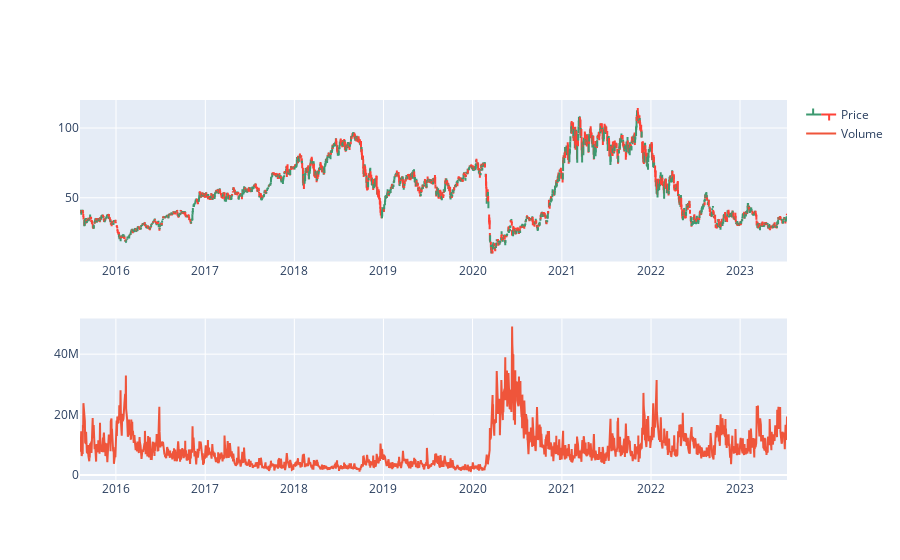

The notebook cell saved with this chart:
### Markdown cell above
### OHLC Chart

I start with drawing an OHLC (open/high/low/close) chart to get a sense of historical prices. Below OHLC I draw Volume chart which shows number of stocks traded each day. In my previous notebook (linked above) I explain importance of OHLC and Volume charts in technical analysis.

### Code cell
fig = make_subplots(rows=2, cols=1)

fig.add_trace(go.Ohlc(x=df.Date,
                      open=df.Open,
                      high=df.High,
                      low=df.Low,
                      close=df.Close,
                      name='Price'), row=1, col=1)

fig.add_trace(go.Scatter(x=df.Date, y=df.Volume, name='Volume'), row=2, col=1)

fig.update(layout_xaxis_rangeslider_visible=False)
fig.show()

### Figure 1 — Plotly figure (JSON) as saved in the notebook; plotly's stock layout.template omitted (floating-point values rounded to 4 significant figures; data arrays with more than 128 entries replaced by an {"elided": "..."} marker saying what was removed)
{"data": [{"close": {"elided": "1997 float values"}, "high": {"elided": "1997 float values"}, "low": {"elided": "1997 float values"}, "name": "Price", "open": {"elided": "1997 float values"}, "type": "ohlc", "x": {"elided": "1997 str values"}, "xaxis": "x", "yaxis": "y"}, {"name": "Volume", "type": "scatter", "x": {"elided": "1997 str values"}, "xaxis": "x2", "y": {"elided": "1997 int values"}, "yaxis": "y2"}], "layout": {"xaxis": {"anchor": "y", "domain": [0, 1], "rangeslider": {"visible": false}}, "xaxis2": {"anchor": "y2", "domain": [0, 1]}, "yaxis": {"anchor": "x", "domain": [0.575, 1]}, "yaxis2": {"anchor": "x2", "domain": [0, 0.425]}}}
